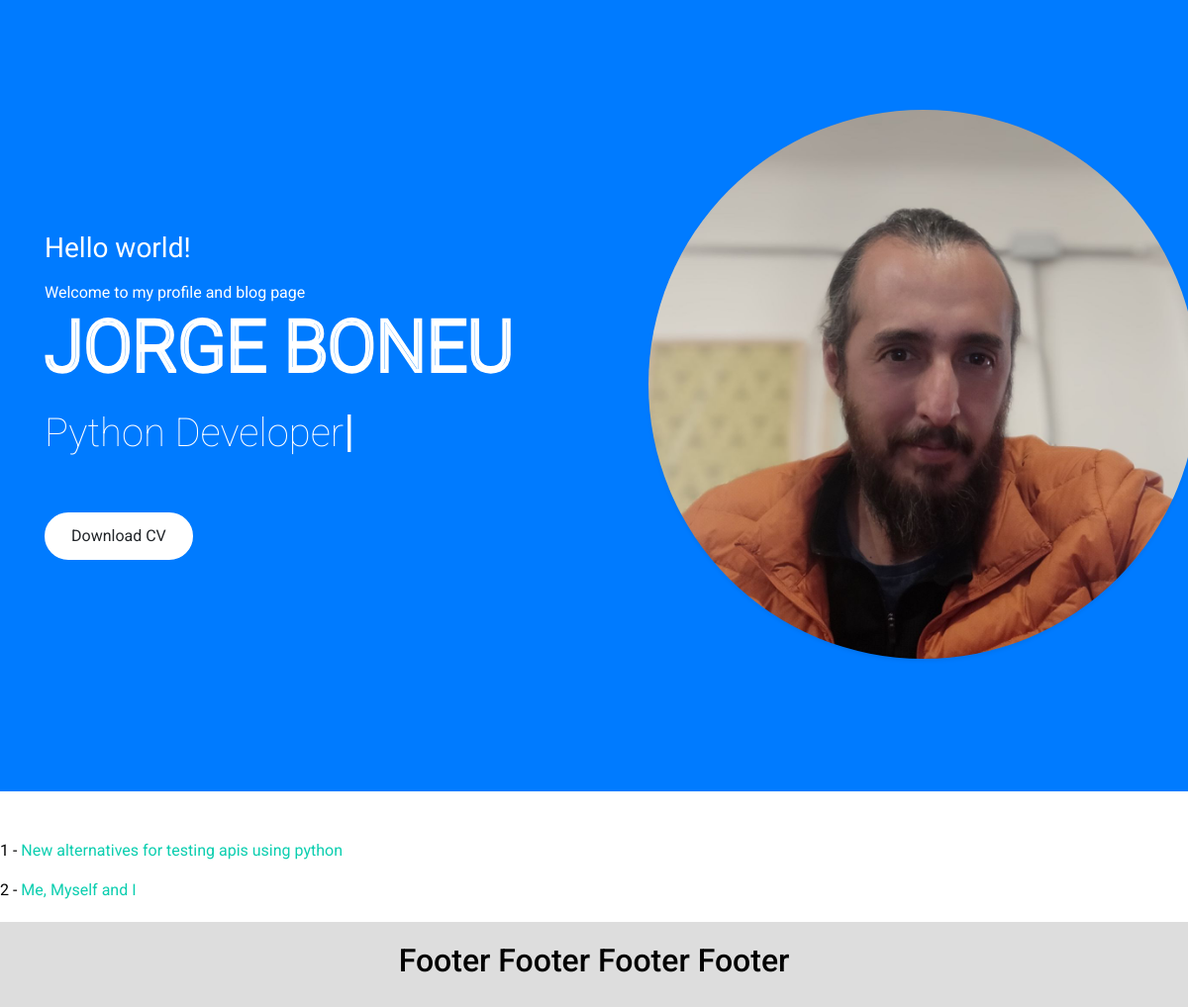
Screenshot of /blog/ with the database file from the repository.
### blog/models.py (models this page shows, shortened)
class Post(models.Model):
    title = models.CharField(max_length=255)
    content = models.TextField()
    slug = models.SlugField()
    img = models.ImageField(upload_to='uploads/',blank=True, null=True)
    author = models.CharField(max_length=255, null=True)
    created = models.DateField(auto_now_add=True)
    class Meta:
        ordering = ('-created',) #change for creation date
    def get_absolute_url(self):
        return f'/blog/{self.id}/'

### blog/views.py (the view)
# urls.py: path('', PostListView.as_view(), name='Post-list'),
class PostListView(ListView):
    template_name = 'blog/post_list.html'
    queryset = Post.objects.all() # <blog>/<modelname>_list.html

### blog/templates/blog/post_list.html
{% extends 'base.html' %}
{% block content %}
{% for instance in object_list %}
     <p>{{ instance.id }} - <a href='{{ instance.get_absolute_url }}'>{{ instance.title }}</a></p>
{% endfor %}
{% endblock %}

### pages/static/pages/css/style.css (style rules this page uses)
*, *::before, *::after { box-sizing: border-box; }
html { font-family: sans-serif; line-height: 1.15; -webkit-text-size-adjust: 100%; -webkit-tap-highlight-color: rgba(0, 0, 0, 0); }
body { margin: 0; font-family: "Roboto", sans-serif; font-size: 1rem; font-weight: 400; line-height: 1.5; color: #6c757d; text-align: left; background-color: #ffffff; }
a { color: #0BCEAF; text-decoration: none; background-color: transparent; }
h1,h2,h3,h4,h5,h6,p { color: #020202 !important; }

### rows the page displays
Post: id "1", title "New alternatives for testing apis using python"
Post: id "2", title "Me, Myself and I"
